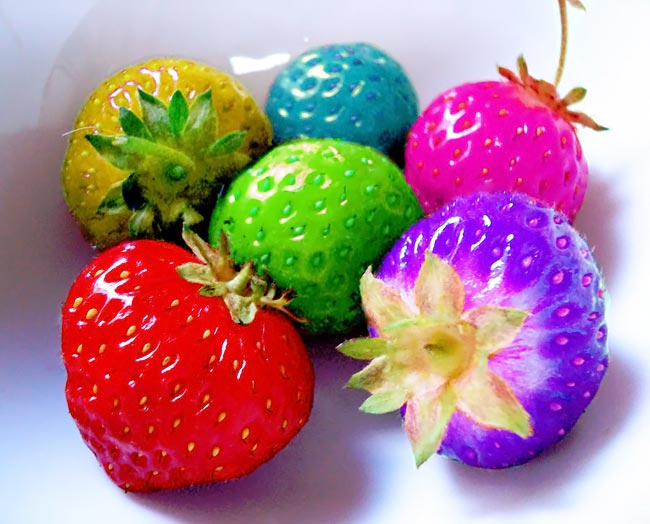
#> input picture Color_totfarangi.jpg, 650 x 524 px, found by its file name
$ jupyter execute --allow-errors Encode_Decode_Image.ipynb
#> lines starting #> are read from the running program, lines starting #| are printed output that depends on the picture; after the words box and inside, x2 and y2 are one past the last pixel; in counts of white or black regions, pixels touching at a corner belong together
<a href="https://colab.research.google.com/github/Vahid67eb/Encode_Decode_Image_SSIM_GausianNoising/blob/main/Encode_Decode_Image.ipynb" target="_parent"></a>

[cell 1]
import numpy as np
import cv2
from skimage.metrics import structural_similarity as ssim
from matplotlib import pyplot as plt

# Coding Phase

def encode_text_into_image(image_path, text):
#> called with text = 'Hello, World!'
    try:
        # Load the image
        image = cv2.imread(image_path, cv2.IMREAD_GRAYSCALE)
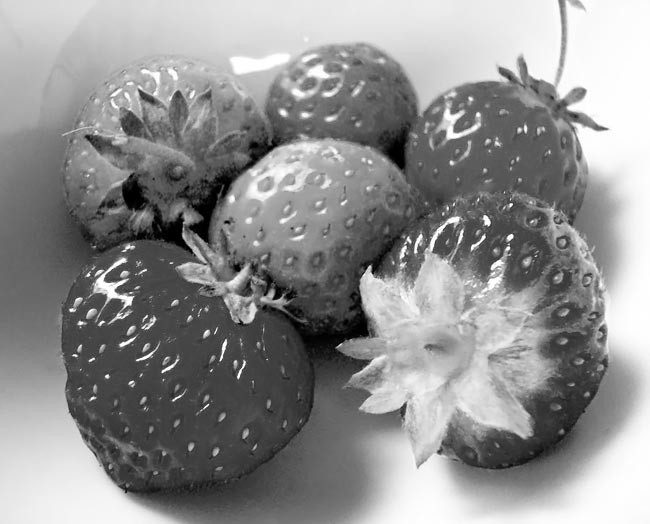
#> image: shape (524, 650); min 0, max 255, mean 144

        # Ensure text length is within bounds
        max_text_length = (image.shape[0] * image.shape[1] * 7) // 8
#> max_text_length = 298025
        if len(text) > max_text_length:
            raise ValueError("Text is too long to hide in the image.")

        # Separate and convert text to ASCII codes
        ascii_codes = [ord(char) for char in text]

        # Modify image pixels
        encoded_image = image.copy()
        bit_index = 0
        for row in range(encoded_image.shape[0]):
            for col in range(encoded_image.shape[1]):
                pixel_value = encoded_image[row, col]
                if bit_index < len(ascii_codes) * 7:
                    ascii_index = bit_index // 7
                    ascii_bit = bit_index % 7
                    ascii_code_bit = (ascii_codes[ascii_index] >> (6 - ascii_bit)) & 1
                    encoded_image[row, col] = (pixel_value & 0xFE) | ascii_code_bit
                    bit_index += 1
#> encoded_image: shape (524, 650); 0.01% of pixels changed, all inside (x1, y1, x2, y2) = (0, 0, 91, 1)
#> after the loop, bit_index = 91

        # Add Gaussian noise
        noise = np.random.normal(0, 0.5, encoded_image.shape)
        encoded_image_with_noise = np.clip(encoded_image + noise, 0, 255).astype(np.uint8)

        return encoded_image_with_noise
    except Exception as e:
        print("An error occurred during encoding:", str(e))
        return None

# Decoding Phase

def decode_text_from_image(encoded_image_with_noise, original_noiseless_image, text_length):
#> called with text_length = 13
    try:
        # Denoise the image
        denoised_image = cv2.fastNlMeansDenoising(encoded_image_with_noise, None, 10, 7, 21)

        # Extract bits and convert to ASCII codes
        extracted_bits = []
        for row in range(denoised_image.shape[0]):
            for col in range(denoised_image.shape[1]):
                pixel_value = denoised_image[row, col]
                extracted_bits.append(pixel_value & 1)
#> after the loop, extracted_bits = 340600 items

        ascii_codes = [sum(extracted_bits[i:i+7]) for i in range(0, len(extracted_bits), 7)]
#> ascii_codes = 48658 items
#| Decoded Text: 

        # Convert ASCII codes to text
        decoded_text = ''.join([chr(code) for code in ascii_codes][:text_length])

        return decoded_text
    except Exception as e:
        print("An error occurred during decoding:", str(e))
        return None

# Example usage
image_path = '/content/drive/MyDrive/Open_Cv/Image/Color_totfarangi.jpg'
text_to_hide = "Hello, World!"
text_length = len(text_to_hide)

# Coding Phase
encoded_image_with_noise = encode_text_into_image(image_path, text_to_hide)

#> (the rest of this cell did not finish here and is left out)
